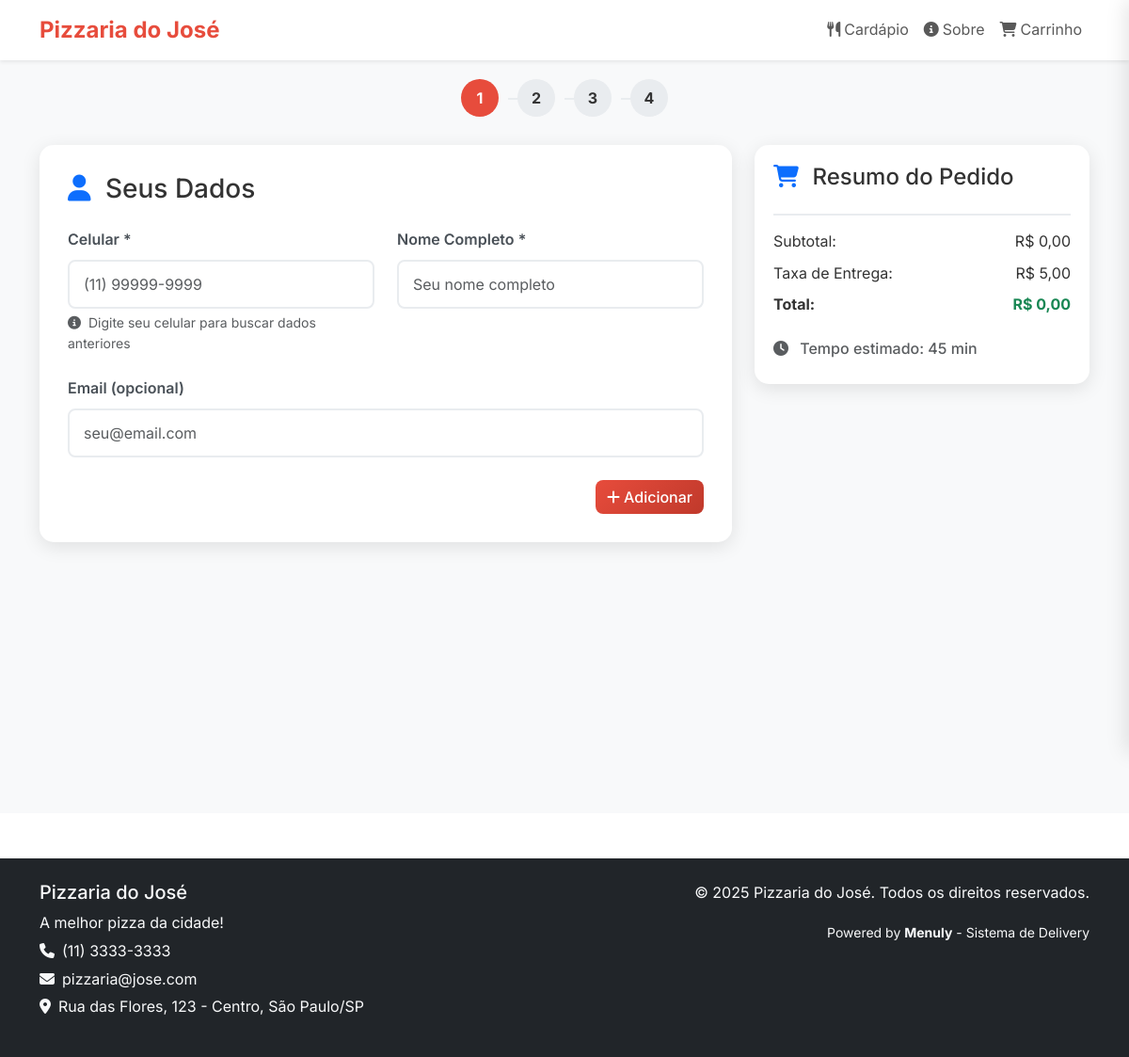
Page /pizzaria-do-jose/checkout/ on the committed database.
### apps/restaurantes/models.py (models this page shows, shortened)
class Restaurante(models.Model):
    lojista = models.ForeignKey(Lojista, on_delete=models.CASCADE, related_name='restaurantes', verbose_name='Lojista')
    administradores = models.ManyToManyField(
        settings.AUTH_USER_MODEL,
        through='RestauranteAdministrador',
        through_fields=('restaurante', 'usuario'),  # Especifica quais campos usar
        related_name='restaurantes_gerenciados',
        blank=True,
        verbose_name='Administradores'
    )
    nome = models.CharField(max_length=200, verbose_name='Nome do Restaurante')
    slug = models.SlugField(max_length=200, unique=True, verbose_name='URL Personalizada')
    cnpj = models.CharField(max_length=18, blank=True, verbose_name='CNPJ')
    email = models.EmailField(verbose_name='Email')
    telefone = models.CharField(max_length=20, verbose_name='Telefone')
    whatsapp = models.CharField(max_length=20, blank=True, verbose_name='WhatsApp')
    endereco_rua = models.CharField(max_length=200, verbose_name='Rua')
    endereco_numero = models.CharField(max_length=20, verbose_name='Número')
    endereco_complemento = models.CharField(max_length=100, blank=True, verbose_name='Complemento')
    endereco_bairro = models.CharField(max_length=100, verbose_name='Bairro')
    endereco_cidade = models.CharField(max_length=100, verbose_name='Cidade')
    endereco_estado = models.CharField(max_length=2, verbose_name='Estado')
    endereco_cep = models.CharField(max_length=9, verbose_name='CEP')
    cor_primaria = models.CharField(max_length=7, default='#667eea', verbose_name='Cor Primária')
    cor_secundaria = models.CharField(max_length=7, default='#764ba2', verbose_name='Cor Secundária')
    cor_fundo = models.CharField(max_length=7, default='#ffffff', verbose_name='Cor de Fundo')
    cor_texto = models.CharField(max_length=7, default='#333333', verbose_name='Cor do Texto')
    cor_botoes = models.CharField(max_length=7, default='#28a745', verbose_name='Cor dos Botões')
    logo = models.ImageField(upload_to='restaurantes/logos/', blank=True, verbose_name='Logo')
    logo_thumbnail = ImageSpecField(source='logo', processors=[ResizeToFill(200, 200)], format='PNG')
    banner = models.ImageField(upload_to='restaurantes/banners/', blank=True, verbose_name='Banner Principal')
    banner_small = ImageSpecField(source='banner', processors=[ResizeToFill(800, 400)], format='JPEG')
    favicon = models.ImageField(upload_to='restaurantes/favicons/', blank=True, verbose_name='Favicon')
    slogan = models.CharField(max_length=200, blank=True, verbose_name='Slogan')
    mensagem_boas_vindas = models.TextField(blank=True, verbose_name='Mensagem de Boas-vindas')
    sobre_nos = models.TextField(blank=True, verbose_name='Sobre Nós')
    taxa_entrega = models.DecimalField(max_digits=6, decimal_places=2, default=0, verbose_name='Taxa de Entrega')
    tempo_estimado_entrega = models.IntegerField(default=30, verbose_name='Tempo Estimado (min)')
    raio_entrega_km = models.DecimalField(max_digits=5, decimal_places=2, default=5, verbose_name='Raio de Entrega (km)')
    aceita_pedidos = models.BooleanField(default=True, verbose_name='Aceita Pedidos')
    pedido_minimo = models.DecimalField(max_digits=8, decimal_places=2, default=0, verbose_name='Pedido Mínimo')
    funciona_segunda = models.BooleanField(default=True, verbose_name='Funciona Segunda')
    horario_segunda_abertura = models.TimeField(null=True, blank=True, verbose_name='Abertura Segunda')
    horario_segunda_fechamento = models.TimeField(null=True, blank=True, verbose_name='Fechamento Segunda')
    funciona_terca = models.BooleanField(default=True, verbose_name='Funciona Terça')
    horario_terca_abertura = models.TimeField(null=True, blank=True, verbose_name='Abertura Terça')
    horario_terca_fechamento = models.TimeField(null=True, blank=True, verbose_name='Fechamento Terça')
    funciona_quarta = models.BooleanField(default=True, verbose_name='Funciona Quarta')
    horario_quarta_abertura = models.TimeField(null=True, blank=True, verbose_name='Abertura Quarta')
    horario_quarta_fechamento = models.TimeField(null=True, blank=True, verbose_name='Fechamento Quarta')
    funciona_quinta = models.BooleanField(default=True, verbose_name='Funciona Quinta')
    horario_quinta_abertura = models.TimeField(null=True, blank=True, verbose_name='Abertura Quinta')
    horario_quinta_fechamento = models.TimeField(null=True, blank=True, verbose_name='Fechamento Quinta')
    funciona_sexta = models.BooleanField(default=True, verbose_name='Funciona Sexta')
    horario_sexta_abertura = models.TimeField(null=True, blank=True, verbose_name='Abertura Sexta')
    horario_sexta_fechamento = models.TimeField(null=True, blank=True, verbose_name='Fechamento Sexta')
    funciona_sabado = models.BooleanField(default=True, verbose_name='Funciona Sábado')
    horario_sabado_abertura = models.TimeField(null=True, blank=True, verbose_name='Abertura Sábado')
    horario_sabado_fechamento = models.TimeField(null=True, blank=True, verbose_name='Fechamento Sábado')
    funciona_domingo = models.BooleanField(default=False, verbose_name='Funciona Domingo')
    horario_domingo_abertura = models.TimeField(null=True, blank=True, verbose_name='Abertura Domingo')
    horario_domingo_fechamento = models.TimeField(null=True, blank=True, verbose_name='Fechamento Domingo')
    ativo = models.BooleanField(default=True, verbose_name='Ativo')
    aprovado = models.BooleanField(default=False, verbose_name='Aprovado')
    destaque = models.BooleanField(default=False, verbose_name='Em Destaque')
    criado_em = models.DateTimeField(auto_now_add=True, verbose_name='Criado em')
    atualizado_em = models.DateTimeField(auto_now=True, verbose_name='Atualizado em')
    class Meta:
        verbose_name = 'Restaurante'
        verbose_name_plural = 'Restaurantes'
        ordering = ['nome']
    def get_absolute_url(self):
        return f"/{self.slug}/"
    @property
    def endereco_completo(self):
        endereco = f"{self.endereco_rua}, {self.endereco_numero}"
        if self.endereco_complemento:
            endereco += f", {self.endereco_complemento}"
        endereco += f" - {self.endereco_bairro}, {self.endereco_cidade}/{self.endereco_estado}"
        return endereco

### apps/restaurantes/views.py (the view)
# urls.py: path('checkout/', views.checkout, name='checkout'),
def checkout(request, slug=None):
    restaurante = request.restaurante_atual
    if not restaurante:
        return redirect('core:lista_restaurantes')
    if not restaurante.aceita_pedidos:
        messages.error(request, 'Este restaurante não está aceitando pedidos no momento.')
        return redirect('restaurante:menu', slug=slug)
    context = {
        'restaurante': restaurante,
        'page_title': f"Finalizar Pedido - {restaurante.nome}",
        'meta_description': f"Finalize seu pedido no {restaurante.nome}",
    }
    return render(request, 'restaurante/checkout.html', context)

### templates/restaurante/checkout.html (shortened to what this page needs)
{% extends 'base.html' %}
{% load static %}
{% block content %}
<div class="checkout-container">
    <div class="container">
        <div class="step-indicator">
            <div class="step active" id="step-indicator-1">1</div>
            <div class="step" id="step-indicator-2">2</div>
            <div class="step" id="step-indicator-3">3</div>
            <div class="step" id="step-indicator-4">4</div>
        </div>
        <div class="row">
            <div class="col-lg-8">
                <div class="checkout-card" id="step-cliente">
                    <h3 class="mb-4">
                        <i class="fas fa-user text-primary me-2"></i>
                        Seus Dados
                    </h3>
                    <div class="row">
                        <div class="col-md-6">
                            <div class="form-group">
                                <label class="form-label">Celular *</label>
                                <input type="tel"
                                       id="celular"
                                       name="celular"
                                       class="form-control"
                                       placeholder="(11) 99999-9999"
                                       required>
                                <div class="form-text">
                                    <i class="fas fa-info-circle me-1"></i>
                                    Digite seu celular para buscar dados anteriores
                                </div>
                            </div>
                        </div>
                        <div class="col-md-6">
                            <div class="form-group">
                                <label class="form-label">Nome Completo *</label>
                                <input type="text"
                                       id="nome"
                                       name="nome"
                                       class="form-control"
                                       placeholder="Seu nome completo"
                                       required>
                            </div>
                        </div>
                    </div>
                    <div class="form-group">
                        <label class="form-label">Email (opcional)</label>
                        <input type="email"
                               id="email"
                               name="email"
                               class="form-control"
                               placeholder="seu@email.com">
                    </div>
                    <div class="d-flex justify-content-end mt-4">
                        <button type="button" class="btn btn-primary" onclick="proximoPasso(2)">
                        </button>
                    </div>
                </div>
            </div>
            <div class="col-lg-4">
                <div class="order-summary">
                    <h4 class="mb-4">
                        <i class="fas fa-shopping-cart text-primary me-2"></i>
                        Resumo do Pedido
                    </h4>
                    <div class="total-section">
                        <div class="d-flex justify-content-between mb-2">
                            <span>Subtotal:</span>
                            <span id="subtotal">R$ 0,00</span>
                        </div>
                        <div class="d-flex justify-content-between mb-2">
                            <span>Taxa de Entrega:</span>
                            <span>R$ {{ restaurante.taxa_entrega|floatformat:2 }}</span>
                        </div>
                        <div class="d-flex justify-content-between">
                            <strong>Total:</strong>
                            <strong id="total-pedido" class="text-success">R$ 0,00</strong>
                        </div>
                    </div>
                    <div class="mt-4">
                        <h6 class="text-muted">
                            <i class="fas fa-clock me-2"></i>
                            Tempo estimado: {{ restaurante.tempo_estimado_entrega }} min
                        </h6>
                    </div>
                </div>
            </div>
        </div>
    </div>
</div>
{% endblock %}

### templates/base.html (shortened to what this page needs)
<!DOCTYPE html>
<html lang="pt-BR">
<head>
    <link href="https://cdn.jsdelivr.net/npm/bootstrap@5.3.0/dist/css/bootstrap.min.css" rel="stylesheet">
    <link href="https://cdnjs.cloudflare.com/ajax/libs/font-awesome/6.4.0/css/all.min.css" rel="stylesheet">
</head>
<body>
    <nav class="navbar navbar-expand-lg navbar-light bg-white shadow-sm">
        <div class="container">
            <a class="navbar-brand" href="{% if restaurante %}{{ restaurante.get_absolute_url }}{% else %}{% url 'core:home' %}{% endif %}">
                <span style="color: var(--cor-principal);">
                    {% if restaurante %}{{ restaurante.nome }}{% else %}{{ SITE_NAME }}{% endif %}
                </span>
            </a>
            <div class="collapse navbar-collapse" id="navbarNav">
                <ul class="navbar-nav ms-auto">
                    {% if restaurante %}
                        <li class="nav-item">
                            <a class="nav-link" href="{{ restaurante.get_absolute_url }}">
                                <i class="fas fa-utensils me-1"></i>Cardápio
                            </a>
                        </li>
                        <li class="nav-item">
                            <a class="nav-link" href="{% url 'restaurante:sobre' slug=restaurante.slug %}">
                                <i class="fas fa-info-circle me-1"></i>Sobre
                            </a>
                        </li>
                        <li class="nav-item">
                            <a class="nav-link position-relative" href="#" id="carrinho-header" onclick="abrirCarrinhoLateral()">
                                <i class="fas fa-shopping-cart me-1"></i>Carrinho
                            </a>
                        </li>
                    {% endif %}
                </ul>
            </div>
        </div>
    </nav>
    <main>
        {% block content %}{% endblock %}
    </main>
    <footer class="bg-dark text-light py-4 mt-5">
        <div class="container">
            <div class="row">
                <div class="col-md-6">
                    <h5>
                        {% if restaurante %}{{ restaurante.nome }}{% else %}{{ SITE_NAME }}{% endif %}
                    </h5>
                    <p class="mb-1">
                        {% if restaurante %}
                            {{ restaurante.slogan|default:"Delivery rápido e comida deliciosa!" }}
                        {% else %}
                            {{ SITE_DESCRIPTION }}
                        {% endif %}
                    </p>
                    {% if restaurante %}
                        <p class="mb-1">
                            <i class="fas fa-phone me-2"></i>{{ restaurante.telefone }}
                        </p>
                        <p class="mb-1">
                            <i class="fas fa-envelope me-2"></i>{{ restaurante.email }}
                        </p>
                        <p>
                            <i class="fas fa-map-marker-alt me-2"></i>{{ restaurante.endereco_completo }}
                        </p>
                    {% endif %}
                </div>
                <div class="col-md-6 text-md-end">
                    <p>&copy; {% now "Y" %}
                        {% if restaurante %}{{ restaurante.nome }}{% else %}{{ SITE_NAME }}{% endif %}.
                        Todos os direitos reservados.
                    </p>
                    <p>
                        <small>Powered by <strong>Menuly</strong> - Sistema de Delivery</small>
                    </p>
                </div>
            </div>
        </div>
    </footer>
    {% load static %}
</body>
</html>

### rows in the picture
Restaurante: nome "Pizzaria do José", taxa_entrega "5,00", tempo_estimado_entrega "45", slogan "A melhor pizza da cidade!", telefone "(11) 3333-3333", email "pizzaria@jose.com", endereco_completo "Rua das Flores, 123 - Centro, São Paulo/SP"
